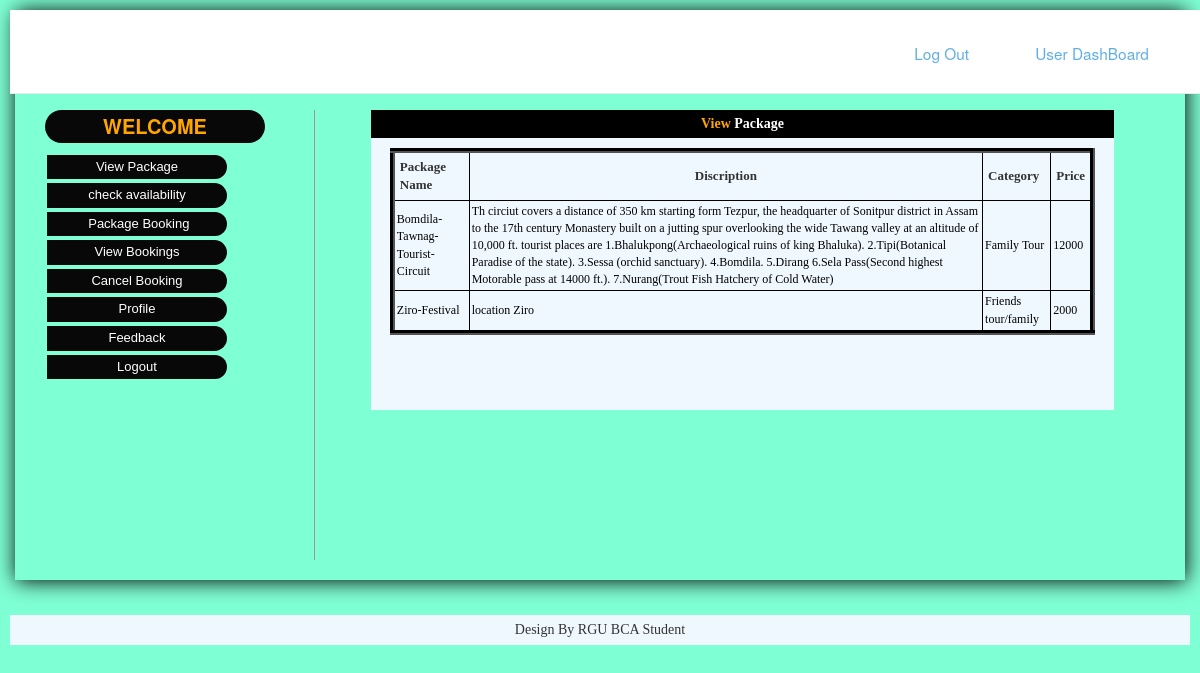
The page /login/viewpackage.php on the database its author committed.
### tables this page shows
CREATE TABLE `package` (
  `packagename` varchar(50) NOT NULL,
  `discription` varchar(500) NOT NULL,
  `category` varchar(20) NOT NULL,
  `price` varchar(10) NOT NULL,
  `Avail` varchar(100) NOT NULL
);

### login/viewpackage.php (the view, shortened to what this page needs)
<!DOCTYPE html>
<html>
<head>
<link href="style.css" rel="stylesheet" type="text/css" />
<link href="../css2/bootstrap.css" rel='stylesheet' type='text/css'/>
<link href="../css2/owl.carousel.css" rel="stylesheet" type="text/css" media="all"/>
<link href="../css/animate.css" rel="stylesheet" type="text/css" media="all">
</head>
<body>
<?php include('top.php'); ?>
<div style="padding-top:100px; box-shadow:1px 1px 20px black; min-height:570px" class="container">
<div class="col-sm-3" style="border-right:1px solid #999; min-height:450px;">
<?php include('left.php'); ?>
</div>
<div class="col-sm-9">
<form method="post">
<table border="0" width="90%" height="300px" align="center" class="tableshadow">
    <tr><td class="toptd" style="background-color:black; color:white;"><center><b style="color:orange;">View</b><b> Package</b></center></td></tr>
<tr><td align="center" valign="top" style="padding-top:10px;">
<table border="5" align="center" width="95%" class="ttg">
<td style="font-size:13px; padding:5px; font-weight:bold;">Package Name</td>
<td style="font-size:13px; padding:5px; font-weight:bold;"><center>Discription</center></td>
<td style="font-size:13px; padding:5px; font-weight:bold;">Category</td>
<td style="font-size:13px; padding:5px; font-weight:bold;">Price</td>
 </tr>
<?php
$cn=mysqli_connect("localhost","root","","tourismtrades");
$s="select * from package";
$result=mysqli_query($cn,$s);
while($data=mysqli_fetch_array($result))
{
  echo "<tr><td style=' padding:2px; color:black; font-size:12px;'>$data[0]</td>
		<td style=' padding:2px; color:black; font-size:12px;'>$data[1]</td>
		<td style=' padding:2px; color:black; font-size:12px;'>$data[2]</td>
		<td style=' padding:2px; color:black; font-size:12px;'>$data[3]</td>
		 </tr>";
}
?>
    </table></table>
</form>
</div></div>
    <div class="bot"><center>Design By RGU BCA Student</center></div>
</body>
</html>

### login/style.css (style rules this page uses)
body { margin:0; padding:0; font-family: 'Lato', sans-serif; -webkit-appearance:none; }
.container:after { content: "\0020"; display: block; height: 0; clear: both; visibility: hidden; }

### login/top.php (style rules this page uses)
body { background-color: aquamarine; }

### login/left.php (style rules this page uses)
body { padding: 10px; background-image: url(background/186789-background.jpg); background-origin: content-box; background-size: cover; background-attachment: fixed; }

### login/viewpackage.php (style rules this page uses)
.bot { background-color: aliceblue; padding: 5px; margin-top:3%; font-family: loto; }
.tableshadow { background-color: aliceblue; font-family: loto; }
.ttg { border-color: black; }

### rows shown on the page
package: packagename "Bomdila-Tawnag-Tourist-Circuit", discription "Th circiut covers a distance of 350 km starting form Tezpur, the headquarter of Sonitpur district in Assam to the 17th century Monastery built on a jutting spur overlooking the wide Tawang valley at an altitude of 10,000 ft. tourist places are 1.Bhalukpong(Archaeological ruins of king Bhaluka). 2.Tipi(Botanical Paradise of the state). 3.Sessa (orchid sanctuary). 4.Bomdila. 5.Dirang 6.Sela Pass(Second highest Motorable pass at 14000 ft.). 7.Nurang(Trout Fish Hatchery of Cold Water)", category "Family Tour", price "12000"
package: packagename "Ziro-Festival", discription "location Ziro", category "Friends tour/family", price "2000"
